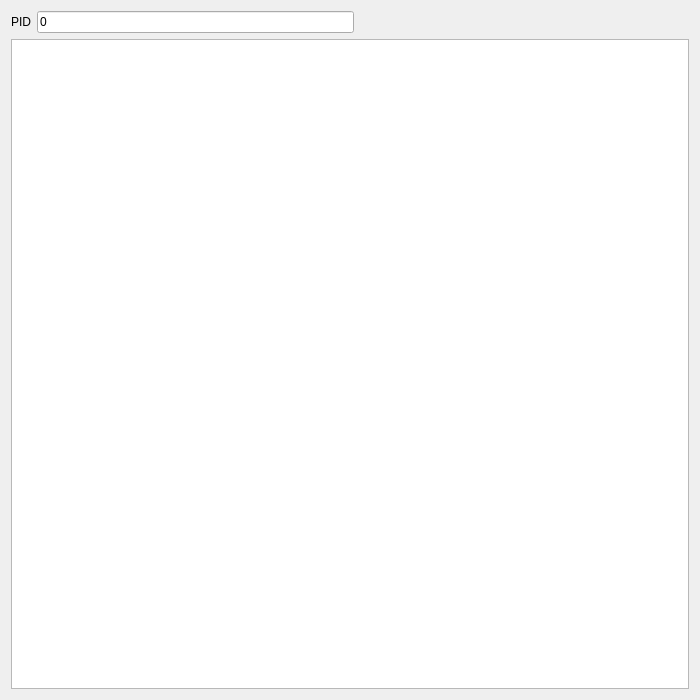
<?xml version="1.0" encoding="UTF-8"?>
<ui version="4.0">
 <class>SpindaPainter</class>
 <widget class="QWidget" name="SpindaPainter">
  <property name="geometry">
   <rect>
    <x>0</x>
    <y>0</y>
    <width>700</width>
    <height>700</height>
   </rect>
  </property>
  <property name="windowTitle">
   <string>Spinda Painter</string>
  </property>
  <layout class="QGridLayout" name="gridLayout">
   <item row="0" column="2">
    <spacer name="horizontalSpacer">
     <property name="orientation">
      <enum>Qt::Horizontal</enum>
     </property>
     <property name="sizeHint" stdset="0">
      <size>
       <width>40</width>
       <height>20</height>
      </size>
     </property>
    </spacer>
   </item>
   <item row="0" column="0">
    <widget class="QLabel" name="labelPID">
     <property name="text">
      <string>PID</string>
     </property>
    </widget>
   </item>
   <item row="0" column="1">
    <widget class="TextBox" name="textBoxPID">
     <property name="text">
      <string notr="true">0</string>
     </property>
     <property name="maxLength">
      <number>8</number>
     </property>
    </widget>
   </item>
   <item row="0" column="3">
    <widget class="QLabel" name="labelInfo"/>
   </item>
   <item row="1" column="0" colspan="4">
    <widget class="QGraphicsView" name="graphicsView"/>
   </item>
  </layout>
 </widget>
 <customwidgets>
  <customwidget>
   <class>TextBox</class>
   <extends>QLineEdit</extends>
   <header>Form/Controls/TextBox.hpp</header>
  </customwidget>
 </customwidgets>
 <resources/>
 <connections/>
</ui>
